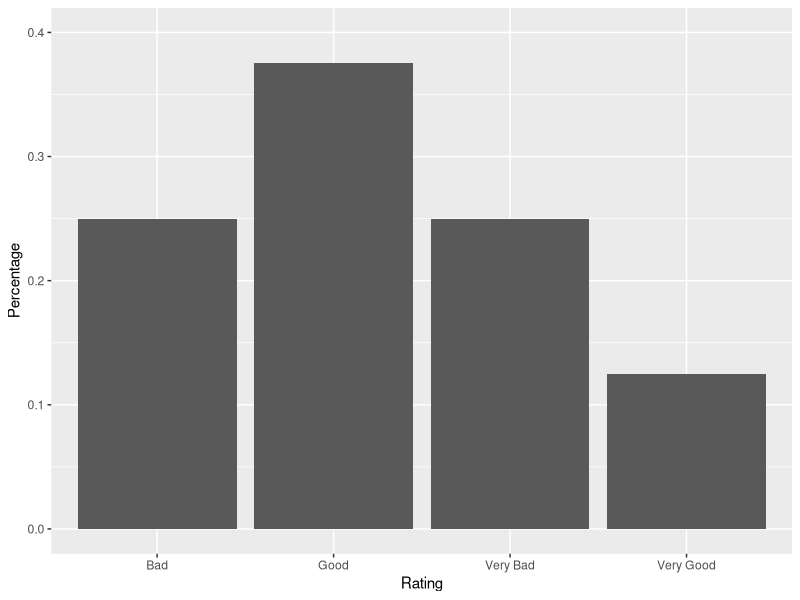

This chart was generated by the following R code:
library(ggplot2)
# create data
data <- data.frame(ID = as.factor(c(12,12,16,16,16,34,38,52)),
                   Rating = c("Good","Good","Good","Bad","Very Bad","Very Good","Very Bad","Bad"))

# get summary table of Rating
t <- table(data$Rating)
# get percentage list
percent <- as.vector(t)/nrow(data)

# plot
ggplot(data = data,aes(x=Rating)) + 
  geom_bar(aes(y = (..count..)/sum(..count..))) +
  ylab("Percentage") +
  ylim(0,0.4)